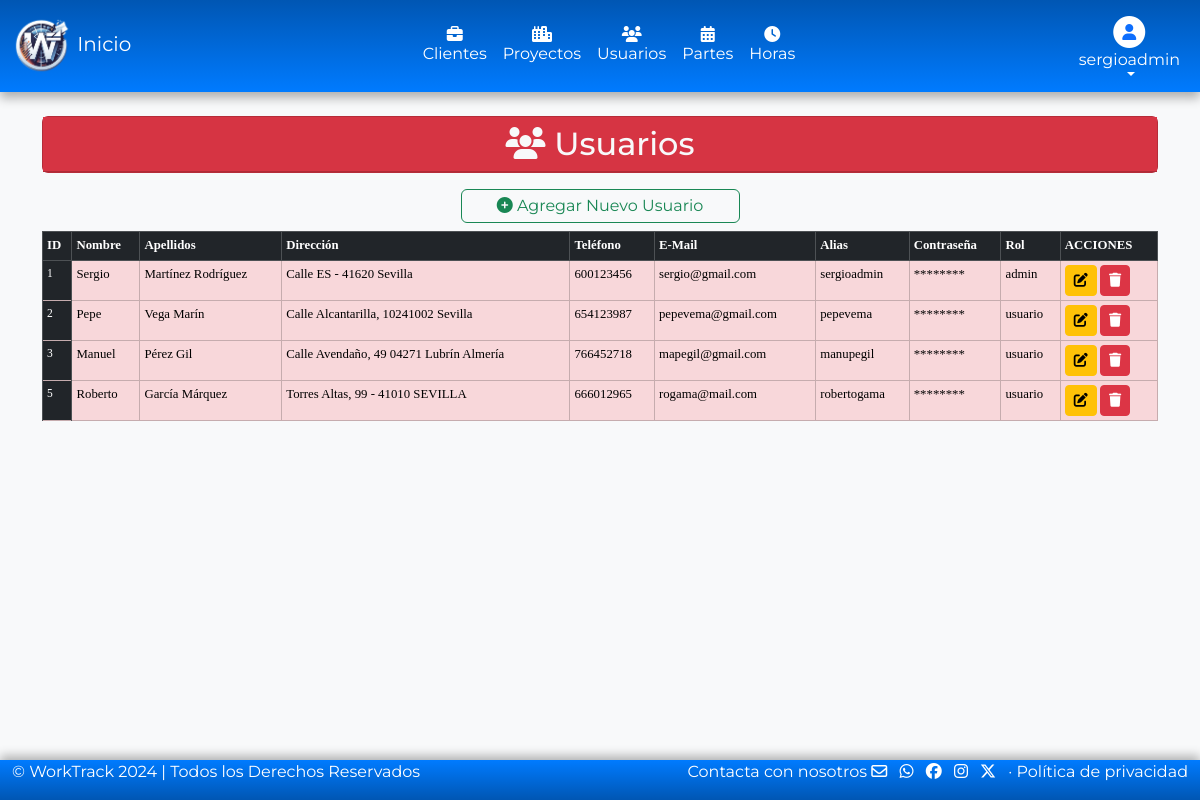
The app's page /models/usuarios/usuarios.php (signed in) with its own data.
### tables this page shows
CREATE TABLE `usuarios` (
  `idUsuario` int(11) NOT NULL,
  `usuario` varchar(50) NOT NULL,
  `password` varchar(100) NOT NULL,
  `nombre` varchar(50) DEFAULT NULL,
  `apellidos` varchar(100) DEFAULT NULL,
  `direccion` varchar(100) DEFAULT NULL,
  `telefono` varchar(9) DEFAULT NULL,
  `email` varchar(50) DEFAULT NULL,
  `idRol` int(5) NOT NULL
);

CREATE TABLE `rol` (
  `idRol` int(2) NOT NULL,
  `rol` varchar(50) DEFAULT NULL
);

### models/usuarios/usuarios.php (the view, shortened to what this page needs)
<?php
require '../../config/conexion.php';
if ($_SESSION['rol'] == 1) {
    $consultaUsuario = $conexionbd->prepare("SELECT usuarios.idUsuario, usuarios.nombre, usuarios.apellidos, usuarios.direccion, usuarios.telefono, usuarios.email, usuarios.usuario, usuarios.password, rol.rol AS rol
    FROM usuarios
    INNER JOIN rol ON usuarios.idRol = rol.idRol
");
$consultaUsuario->execute();
}
function ocultarPassword($password)
{
    return str_repeat('*', 8);
}
?>
<!DOCTYPE html>
<html lang="es">
<head>
    <link rel="stylesheet" href="../../assets/css/bootstrap.min.css">
    <link rel="stylesheet" href="../../assets/css/all.min.css">
</head>
<header>
    <?php
    if ($_SESSION['rol'] == 1) {
        require_once('../headerAdmin.php');
    } elseif ($_SESSION['rol'] == 2) {
        require_once('../headerUser.php');
    }
    ?>
</header>
<body>
    <div class="container py-4">
        <div class="card text-bg-danger mb-3">
            <span class="placeholder-wave col-12 placeholder-lg bg-danger">
                <h2 class="card-header text-center text-light"><i class="fa-solid fa-users"></i> Usuarios</h2>
            </span>
        </div>
        <div class="d-grid col-3 mx-auto">
            <?php if ($_SESSION['rol'] == 1) : ?>
                <a href="#" class="btn btn-outline-success p-1" data-bs-toggle="modal" data-bs-target="#nuevoUsuarioModal"><i class="fa-solid fa-circle-plus"></i> Agregar Nuevo Usuario</a>
            <?php else : ?>
                <button class='btn btn-outline-success p-1' onclick="alert('No tienes permisos, contacta con el administrador.'); return false;"><i class='fa-solid fa-circle-plus'></i> Agregar Nuevo Usuario</button>
            <?php endif; ?>
        </div>
        <div class="table-responsive-sm">
            <table class="table table-sm table-hover table-bordered mt-2" style="font-size: 0.8em;">
                <thead class="table-dark">
                    <tr>
                        <th>ID</th>
                        <th>Nombre</th>
                        <th>Apellidos</th>
                        <th>Dirección</th>
                        <th>Teléfono</th>
                        <th>E-Mail</th>
                        <th>Alias</th>
                        <th>Contraseña</th>
                        <th>Rol</th>
                        <th>ACCIONES</th>
                    </tr>
                </thead>
                <tbody class="table-danger">
                    <?php while ($registro = $consultaUsuario->fetch(PDO::FETCH_ASSOC)) : ?>
                        <tr>
                            <td class="table-dark" style="font-size: 0.9em;"><?= $registro['idUsuario'] ?></td>
                            <td><?= $registro['nombre'] ?></td>
                            <td><?= $registro['apellidos'] ?></td>
                            <td><?= $registro['direccion'] ?></td>
                            <td><?= $registro['telefono'] ?></td>
                            <td><?= $registro['email'] ?></td>
                            <td><?= $registro['usuario'] ?></td>
                            <td><?= ocultarPassword($registro['password']) ?></td>
                            <td><?= $registro['rol'] ?></td>
                            <td>
                                <?php if ($_SESSION['rol'] == 1) : ?>
                                    <a href="#" class="btn btn-sm btn-warning" data-bs-toggle="modal" data-bs-target="#editarUsuarioModal" data-bs-id="<?= $registro['idUsuario'] ?>"><i class="fa-solid fa-pen-to-square"></i></a>
                                    <a href="#" class="btn btn-sm btn-danger" data-bs-toggle="modal" data-bs-target="#eliminarUsuarioModal" data-bs-id="<?= $registro['idUsuario'] ?>"><i class="fa-solid fa-trash"></i></a>
                                <?php endif; ?>
                            </td>
                        </tr>
                    <?php endwhile; ?>
                </tbody>
            </table>
        </div>
    </div>
</body>
<footer>
    <?php
    require_once('../footer.php');
    ?>
</footer>
</html>

### models/headerAdmin.php (style rules this page uses)
body { font-family: 'Montserrat'; background-color: #f8f9fa; }
.table { font-family: 'Lucida Sans'; }

### records on screen
usuarios: idUsuario "1", nombre "Sergio", apellidos "Martínez Rodríguez", direccion "Calle ES - 41620 Sevilla", telefono "600123456", email "sergio@gmail.com", usuario "sergioadmin", password "********", idRol.rol "admin"
usuarios: idUsuario "2", nombre "Pepe", apellidos "Vega Marín", direccion "Calle Alcantarilla, 10241002 Sevilla", telefono "654123987", email "pepevema@gmail.com", usuario "pepevema", password "********", idRol.rol "usuario"
usuarios: idUsuario "3", nombre "Manuel", apellidos "Pérez Gil", direccion "Calle Avendaño, 49 04271 Lubrín Almería", telefono "766452718", email "mapegil@gmail.com", usuario "manupegil", password "********", idRol.rol "usuario"
usuarios: idUsuario "5", nombre "Roberto", apellidos "García Márquez", direccion "Torres Altas, 99 - 41010 SEVILLA", telefono "666012965", email "rogama@mail.com", usuario "robertogama", password "********", idRol.rol "usuario"

### other values on screen
$_SESSION['usuario'] "sergioadmin"
